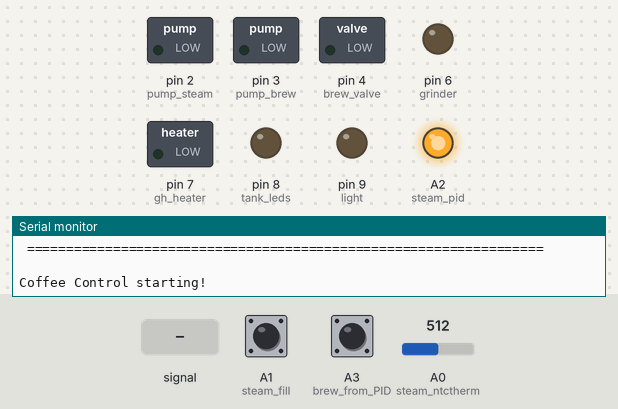
The sketch below on a simulated Arduino Uno, built with avr-gcc and run on an emulated ATmega328P. Shown: switched loads named in the sketch (green lamp = pin HIGH), output pins drawn as LEDs (lit = HIGH), the last lines printed to the serial monitor. The inputs (shaded band) are chosen by the test bench; at power-on: A1 (steam_fill) HIGH, A3 (brew_from_PID) HIGH, A0 (steam_ntctherm) = 512. Pins used as bus, display or sensor lines are not drawn.

Above: at 1.2 s.
1.3 s: A0 (steam_ntctherm) fed a 200 Hz sine of ±81 counts around its level
4.3 s: A1 (steam_fill) pulled LOW for 0.15 s
At 5.3 s:
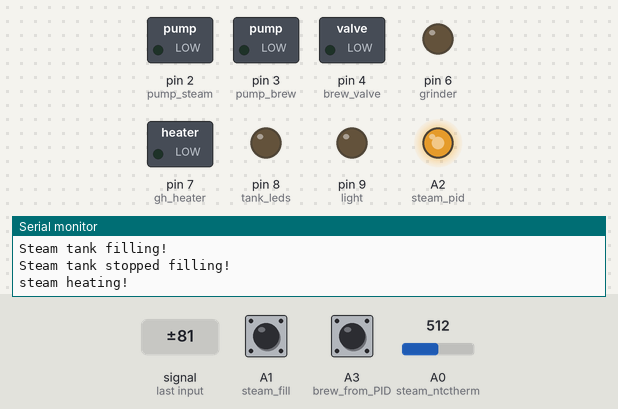
7.3 s: A3 (brew_from_PID) pulled LOW for 0.15 s
At 7.39 s:
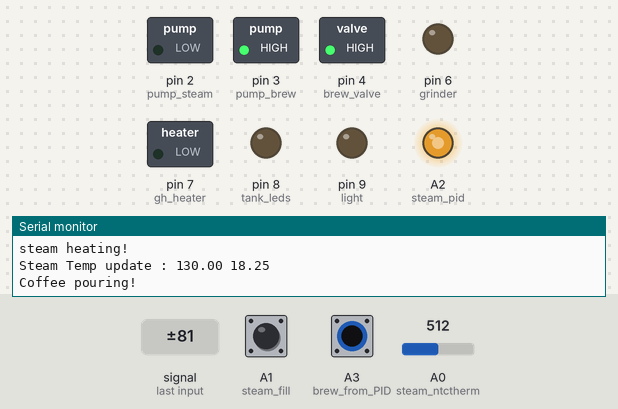
10.3 s: A1 (steam_fill) pulled LOW for 1 s
At 11.16 s:
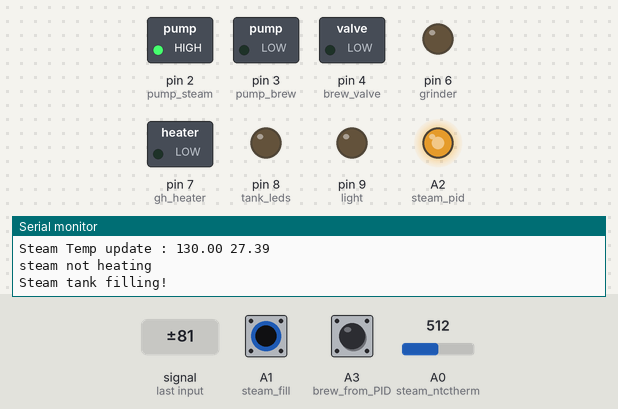
13.3 s: A3 (brew_from_PID) pulled LOW for 1 s
At 14.59 s:
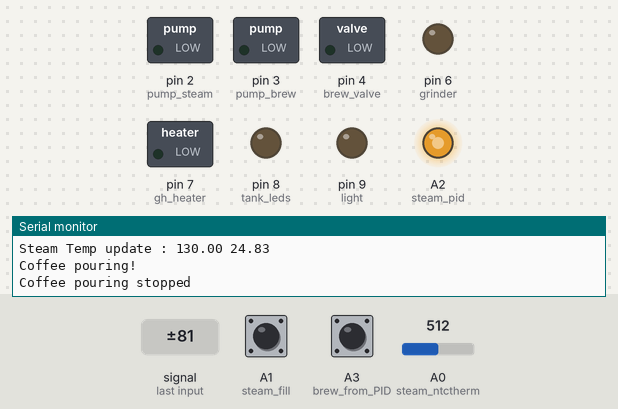
16.3 s: A0 (steam_ntctherm) set to 716
Timing chart, 0 to 18.8 s (numbered marks = the images above; inputs shaded):
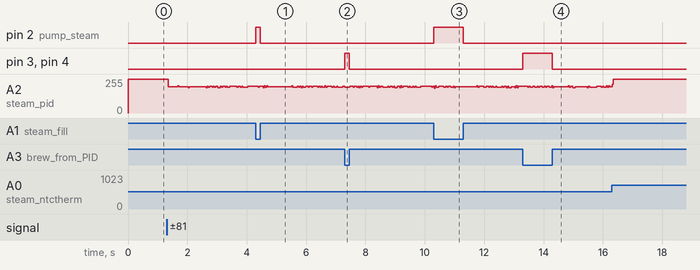

The sketch:

CoffeeMachineArduino.ino
```cpp
/*
  ArdDIO SSR
  2   CH7 pump steam
  3   CH8 pump brew pwm
  4   CH6 3 way valve
  5   CH5 grinder
  6   CH4 pid power
  7   CH3 gh heater
  8   CH2 brew led?
  9   CH8 light
*/

#include <math.h>

//Pins
//analogue
int steam_fill = A1;
int steam_ntctherm = A0;
int steam_pid = A2; //Steam Pid output
int brew_from_PID = A3;

// message sending variables
int steam_fill_msg_sent = 2;
int brew_pid_msg_sent = 2;
int steam_pid_msg_sent = 2;
int steam_temp_sent = 0;
int steam_temp = 0;
int steam_fill_msg = 2;
int brew_pid_msg = 2;
int steam_pid_msg = 2;

//digitals
int pump_brew = 3;// pwm
int pump_steam = 2; // note: switched with brew
int brew_valve = 4; //
int pid_power = 5;
int grinder = 6;
int gh_heater = 7;
int tank_leds = 8;
int light = 9;

//Variables
double ThermValue = 0; // Somewhere to stick the raw Analogue Pin Value.
float temperature_read = 0.0;
float set_temperature = 130;
float PID_error = 0;
float previous_error = 0;
float elapsedTime, Time, timePrev;
int PID_value = 0;

//time stuff
unsigned long currentMillis;
unsigned long sentMillis = millis();
unsigned long elapsedMillis;
unsigned long sentMillis_steam = millis();
unsigned long elapsedMillis_steam;
//PID constants
int kp = 9.1;
int ki = 0.3;
int kd = 1.8;

int PID_p = 0;
int PID_i = 0;
int PID_d = 0;

void setup()
{
  Serial.begin(115200);
  Serial.println(" ");
  Serial.println(" ");
  Serial.println(" ");
  Serial.println(" ");
  Serial.println(" ");
  Serial.println(" ==================================================================");
  Serial.println(" ");
  Serial.println("Coffee Control starting!");

  pinMode(pump_brew, OUTPUT);
  pinMode(pump_steam, OUTPUT);
  pinMode(brew_valve, OUTPUT);
  pinMode(grinder, OUTPUT);
  pinMode(pid_power, OUTPUT);
  pinMode(gh_heater, OUTPUT);
  pinMode(tank_leds, OUTPUT);
  pinMode(light, OUTPUT);
  pinMode(steam_pid, OUTPUT);

  pinMode(steam_fill, INPUT_PULLUP);
  pinMode(brew_from_PID, INPUT_PULLUP);
  pinMode(steam_ntctherm, INPUT);

  digitalWrite(pump_brew, LOW);
  digitalWrite(pump_steam, LOW);
  digitalWrite(brew_valve, LOW);
  digitalWrite(grinder, LOW);
  digitalWrite(pid_power, HIGH);
  digitalWrite(gh_heater, LOW);
  digitalWrite(tank_leds, LOW);
  digitalWrite(light, LOW);
  digitalWrite(steam_pid, LOW);
  Time = millis();
}

int control_BREW() {
  if ( digitalRead(brew_from_PID) == 0 )
  { // pour that coffee
    digitalWrite(pump_brew, HIGH);
    digitalWrite(brew_valve, HIGH);
    brew_pid_msg = 1;
  } else {
    digitalWrite(pump_brew, LOW);
    digitalWrite(brew_valve, LOW);
    brew_pid_msg = 2;
    return 1;
  }
}

int control_STEAM_FILL_TANK() {
  if ( digitalRead(steam_fill) == 0 ) { //fill steam tank
    digitalWrite(pump_steam, HIGH);
    steam_fill_msg = 1;
  } else {
    digitalWrite(pump_steam, LOW);
    steam_fill_msg = 2;
  }
  return 1;
}

float STEAM_TEMP_CONTROL( float PID_error) {
  // determine current temp of steam tank
  ThermValue = analogRead(steam_ntctherm); //raw value from Voltage Divider (0-5)
  temperature_read = (1 / ((1 / 298.00) + (1 / 4100.00) * log(1024.00 / ThermValue - 1.00))) - 273.00;

  //calculate the error between the setpoint and the real value
  PID_error = set_temperature - temperature_read;
  //Calculate the P value
  PID_p = kp * PID_error;
  //Calculate the I value in a range on +-3
  if (-3 < PID_error < 3)
  {
    PID_i = PID_i + (ki * PID_error);
  }

  //For derivative we need real time to calculate speed change rate
  timePrev = Time; // the previous time is stored before the actual time read
  Time = millis(); // actual time read
  elapsedTime = (Time - timePrev) / 1000;
  //Now we can calculate the D calue
  PID_d = kd * ((PID_error - previous_error) / elapsedTime);
  //Final total PID value is the sum of P + I + D
  PID_value = PID_p + PID_i + PID_d;

  //We define PWM range between 0 and 255
  if (PID_value < 0)
  {
    PID_value = 0;
  }
  if (PID_value > 255)
  {
    PID_value = 255;
  }
  //Now we can write the PWM signal to the mosfet on digital pin D3
  //analogWrite(steam_pid,255-PID_value); //disabledPWM

  //Serial.print (set_temperature);
  //Serial.print (" ");
  //Serial.println (temperature_read);
  steam_temp = temperature_read ;

  if (PID_value > 0)
  {
    digitalWrite(steam_pid, HIGH); // sets the digital steam_pid on
    steam_pid_msg = 1;
  } else {
    digitalWrite(steam_pid, LOW);
    steam_pid_msg = 2;
  }
  currentMillis = millis();
  elapsedMillis = currentMillis - sentMillis ;
  if ( elapsedMillis > 3000 ) { //3 secs
    if (steam_temp_sent != steam_temp) {
      Serial.print("Steam Temp update : ");
      Serial.print (set_temperature);
      Serial.print (" ");
      Serial.println (temperature_read);
      steam_temp_sent = steam_temp;
      sentMillis = millis();
    }
  }
  previous_error = PID_error; //storing the previous error for next loop.
  return previous_error;
}

int send_serial_msgs() {
  if (steam_fill_msg_sent != steam_fill_msg) {
    if (steam_fill_msg == 1) {
      Serial.println("Steam tank filling!");
      steam_fill_msg_sent = steam_fill_msg;
    }
    if (steam_fill_msg == 2) {
      Serial.println("Steam tank stopped filling!");
      steam_fill_msg_sent = steam_fill_msg;
    }
  }

  if (brew_pid_msg_sent != brew_pid_msg) {
    if (brew_pid_msg == 1) {
      Serial.println("Coffee pouring!");
      brew_pid_msg_sent = brew_pid_msg;
    }
    if (brew_pid_msg == 2) {
      Serial.println("Coffee pouring stopped");
      brew_pid_msg_sent = brew_pid_msg;
    }
  }

  currentMillis = millis();
  elapsedMillis_steam = currentMillis - sentMillis_steam ;
  if ( elapsedMillis_steam > 5000 ) { //5 secs
    if (steam_pid_msg_sent != steam_pid_msg) {
      if (steam_pid_msg == 1) {
        Serial.println("steam heating!");
        steam_pid_msg_sent = steam_pid_msg;
      }
      if (steam_pid_msg == 2) {
        Serial.println("steam not heating");
        steam_pid_msg_sent = steam_pid_msg;
      }
      sentMillis_steam = millis();
    }
  }

  return 1;
}

void loop()
{
  send_serial_msgs(); //send messages if statuses change

  control_BREW(); //sense brew from coffee pid

  control_STEAM_FILL_TANK(); // disconnect power from arduino

  PID_error = STEAM_TEMP_CONTROL(PID_error); //steam pid
}
```

Measured:
- after the input at 4.3 s, pin 2 (pump_steam): LOW → HIGH at once, → LOW 0.15 s later
- after the input at 7.3 s, pin 3 (pump_brew), pin 4 (brew_valve): LOW → HIGH at once, → LOW 0.15 s later
- after the input at 10.3 s, pin 2 (pump_steam): LOW → HIGH at once, → LOW 1.0 s later
- after the input at 13.3 s, pin 3 (pump_brew), pin 4 (brew_valve): LOW → HIGH at once, → LOW 1.0 s later
